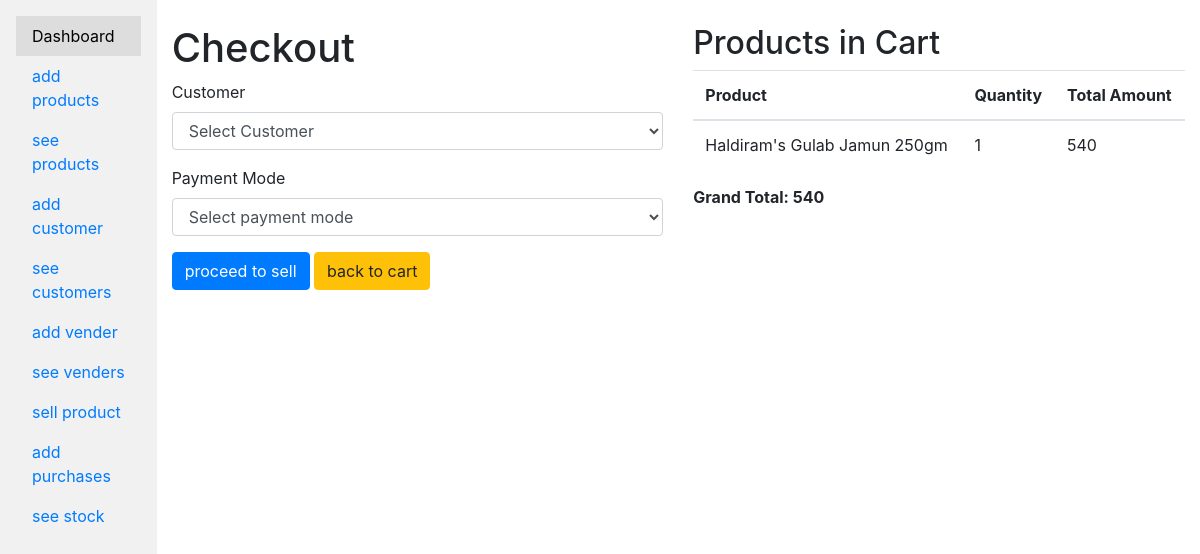
Screenshot of /checkout/ (signed in) with the database file from the repository.
### app/models.py (models this page shows, shortened)
class Cart(models.Model):
    product = models.ForeignKey(Product, on_delete=models.CASCADE)
    quantity = models.PositiveIntegerField( null=True)
    total_amount=models.PositiveIntegerField(editable=False,null=True)

class Product(models.Model):
    name = models.CharField(max_length=100,null=True)
    price = models.DecimalField(max_digits=8, decimal_places=2,null=True)

### app/views.py (the view)
# urls.py: path('checkout/' ,checkout_items,name='checkout_items'),
@login_required
def checkout_items(request):
    carts=Cart.objects.all()
    customers=Customer.objects.all()
    net_amount=0
    for cart in carts:
        net_amount= net_amount+  cart.total_amount
    context={'customers':customers,'carts':carts,'net_amount':net_amount}
    return render(request,'checkout.html',context)

### app/templates/checkout.html (shortened to what this page needs)
{% extends 'base.html' %}
{% block content %}
<div class="row">
<div class="container col-md-6">
    <h1>Checkout</h1>
    <form  method="POST" action="{% url 'add_sale' %}">
        <div class="form-group">
            <label for="customer">Customer</label>
            <select class="form-control" id="customer" name="customer" required>
              <option value="">Select Customer</option>
            </select>
          </div>
      <div class="form-group">
        <label for="payment-mode">Payment Mode</label>
        <select class="form-control" id="payment-mode">
          <option value="">Select payment mode</option>
        </select>
      </div>
      <button type="submit" class="btn btn-primary">proceed to sell</button>
      <a href="/carts/add/"> <button type="button" class="btn btn-warning">back to cart</button></a>
    </form>
  </div>
  <div class="col-md-6">
    <h2>Products in Cart</h2>
    <table class="table">
      <thead>
        <tr>
          <th>Product</th>
          <th>Quantity</th>
         <th>Total Amount</th>
        </tr>
      </thead>
      <tbody>
        {% for cart in carts %}
          <tr>
            <td>{{ cart.product.name }}</td>
            <td>{{ cart.quantity }}</td>
            <td>{{ cart.total_amount }}</td>
          </tr>
        {% empty %}
          <tr>
            <td colspan="5">Cart is empty</td>
          </tr>
        {% endfor %}
      </tbody>
    </table>
<div>
   <span style="font-weight: bold;">Grand Total:  {{net_amount}} </span>
</div>
</div>
  {% endblock %}

### rows the page displays
Cart: product.name "Haldiram's Gulab Jamun 250gm", quantity "1", total_amount "540"

### other values shown
{{ net_amount }} "540"
